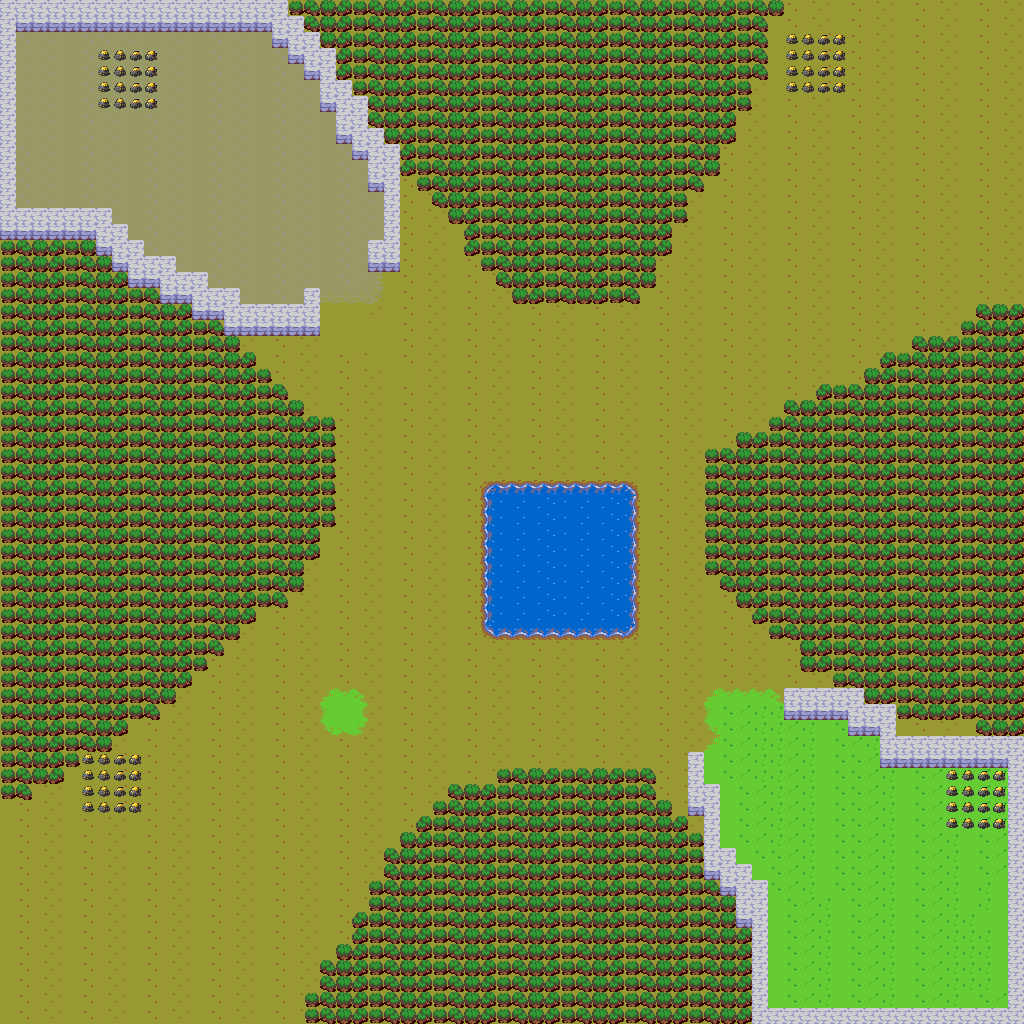

Tiled map render using the project's own tile images. Description and the map definition, with tile-layer contents summarised, below:
An orthogonal 64x64 tile map with 16x16 px tiles, 1 tile layer (Map), 4 tilesets and 26 objects (Custom).

<map version="1.10" tiledversion="1.11.2" class="The test map" orientation="orthogonal" renderorder="right-down" width="64" height="64" tilewidth="16" tileheight="16" infinite="0" nextlayerid="5" nextobjectid="126">
 <editorsettings>
  <export target="../../assets/map/test.fgm" format="Future Glimpses map (*.fgm)" />
 </editorsettings>
 <properties>
  <property name="COMPUTER_GOLD" type="int" value="100000" />
  <property name="COMPUTER_WOOD" type="int" value="100000" />
  <property name="DESCRIPTION" value="Bla bla bla long description" />
  <property name="PLAYER_GOLD" type="int" value="123456" />
  <property name="PLAYER_WOOD" type="int" value="234567" />
  <property name="TITLE" value="Título" />
 </properties>
 <tileset firstgid="1" source="tileset.tsx" />
 <tileset firstgid="257" source="units/units.tsx" />
 <tileset firstgid="267" source="buildings/big_buildings.tsx" />
 <tileset firstgid="273" source="buildings/small_buildings.tsx" />
 <layer id="1" name="Map" width="64" height="64">
  <data>[4096 cells, 4096 non-empty, 53 distinct tile ids]</data>
 </layer>
 <objectgroup id="2" name="Units/Buildings">
  <object id="71" template="units/P_Worker.tx" x="848" y="848" />
  <object id="72" template="units/P_Worker.tx" x="928" y="864" />
  <object id="73" template="units/P_Worker.tx" x="880" y="864" />
  <object id="74" template="units/P_Worker.tx" x="768" y="896" />
  <object id="94" template="buildings/C_City_Hall.tx" x="32" y="160" />
  <object id="105" template="buildings/P_Tower.tx" x="832" y="960" />
  <object id="106" template="buildings/P_Farm.tx" x="768" y="960" />
  <object id="107" template="buildings/P_Barracks.tx" x="816" y="1008" />
  <object id="108" template="buildings/P_Blacksmith.tx" x="800" y="960" />
  <object id="109" template="buildings/P_Stables.tx" x="864" y="1008" />
  <object id="110" template="buildings/P_City_Hall.tx" x="768" y="1008" />
  <object id="111" template="units/P_Archer.tx" x="800" y="896" />
  <object id="112" template="units/P_Soldier.tx" x="784" y="896" />
  <object id="113" template="units/P_Knight.tx" x="816" y="896" />
  <object id="114" template="units/P_Mage.tx" x="832" y="896" />
  <object id="115" template="units/C_Worker.tx" x="240" y="240" />
  <object id="116" template="units/C_Soldier.tx" x="256" y="240" />
  <object id="117" template="units/C_Archer.tx" x="272" y="240" />
  <object id="118" template="units/C_Knight.tx" x="288" y="240" />
  <object id="119" template="units/C_Mage.tx" x="304" y="240" />
  <object id="120" template="buildings/C_Barracks.tx" x="80" y="160" />
  <object id="121" template="buildings/C_Stables.tx" x="128" y="160" />
  <object id="122" template="buildings/C_Farm.tx" x="32" y="192" />
  <object id="123" template="buildings/C_Blacksmith.tx" x="64" y="192" />
  <object id="124" template="buildings/C_Tower.tx" x="96" y="192" />
  <object id="125" template="units/P_Worker.tx" name="Custom" x="800" y="848">
   <properties>
    <property name="CUSTOM" type="bool" value="true" />
    <property name="MAX_DAMAGE" type="int" value="32" />
    <property name="MAX_HEALTH" type="int" value="555" />
    <property name="MIN_DAMAGE" type="int" value="7" />
   </properties>
  </object>
 </objectgroup>
</map>
